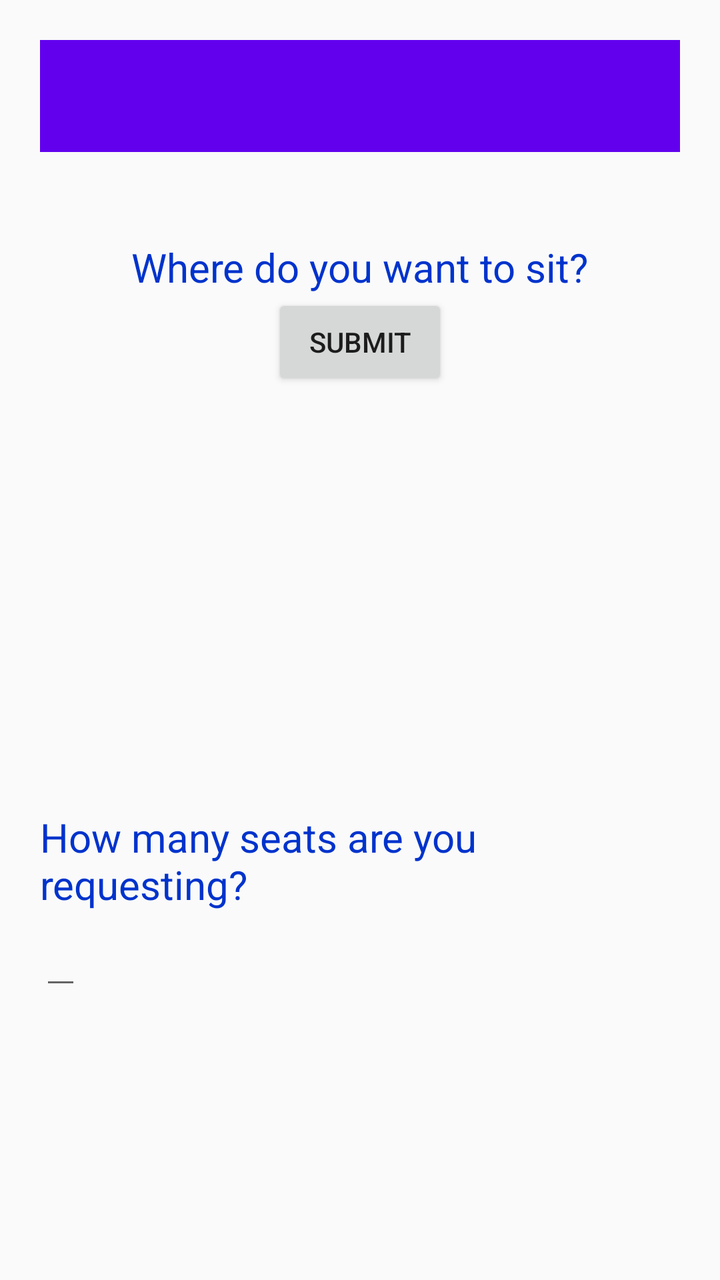
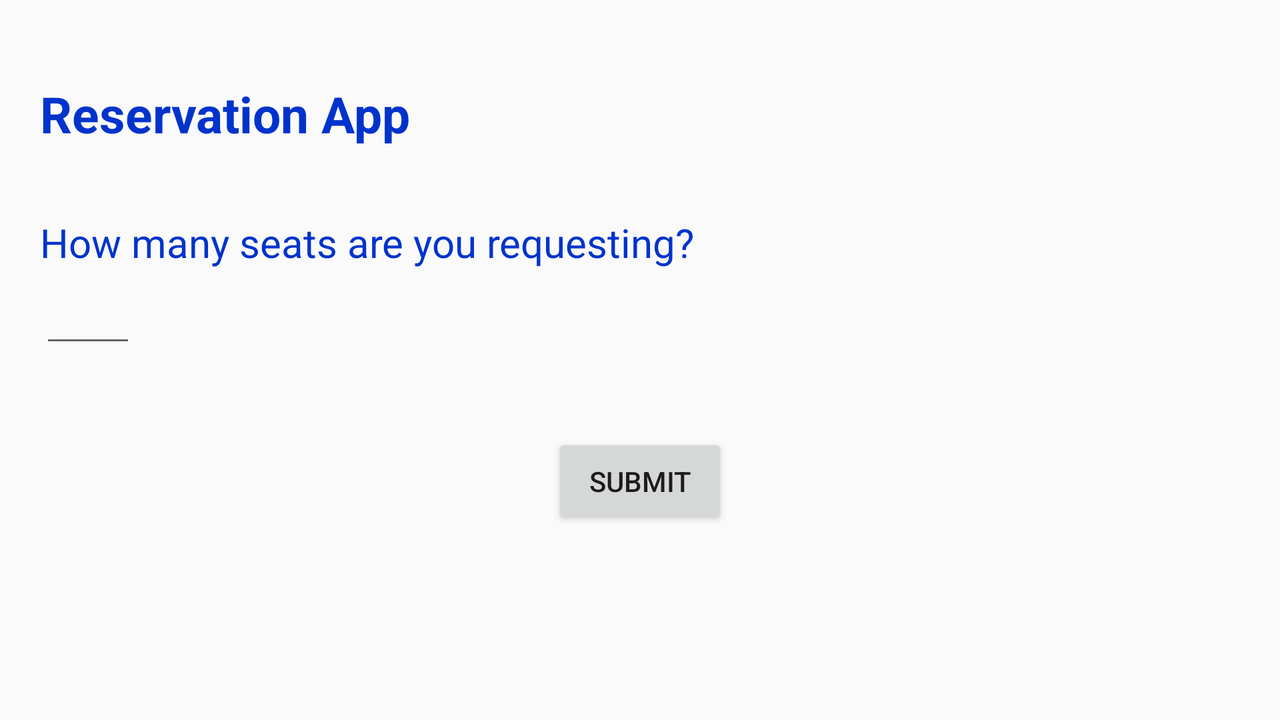

The same Android screen from two of the app's own layout files: first res/layout/ as a phone draws it, then the repository's variant for another configuration, drawn on a device whose configuration selects that folder. Both files follow.
<!-- AndroidManifest.xml: application theme Theme.Reserver -->
<!-- res/layout/activity_main.xml -->
<?xml version="1.0" encoding="utf-8"?>
<androidx.constraintlayout.widget.ConstraintLayout xmlns:android="http://schemas.android.com/apk/res/android"
    xmlns:app="http://schemas.android.com/apk/res-auto"
    xmlns:tools="http://schemas.android.com/tools"
    android:layout_width="match_parent"
    android:layout_height="match_parent"
    android:id="@+id/main"
    tools:context=".MainActivity">
    <RelativeLayout
        android:layout_width="match_parent"
        android:layout_height="wrap_content"
        app:layout_constraintLeft_toLeftOf="parent"
        app:layout_constraintTop_toTopOf="parent"
        android:padding="20dp">
        <com.google.android.material.appbar.AppBarLayout
            android:layout_width="match_parent"
            android:layout_height="wrap_content"
            android:theme="@style/AppTheme.AppBarOverlay">

            <androidx.appcompat.widget.Toolbar
                android:id="@+id/toolbar"
                android:layout_width="match_parent"
                android:layout_height="?attr/actionBarSize"
                android:background="?attr/colorPrimary"
                app:popupTheme="@style/AppTheme.PopupOverlay" />

        </com.google.android.material.appbar.AppBarLayout>

        <TextView
            android:id="@+id/textView"
            android:layout_width="wrap_content"
            android:layout_height="wrap_content"
            android:layout_marginTop="100dp"
            android:text="@string/WhereToSit"
            style="@style/WaiterText"
            android:layout_below="@+id/toolbar"
            android:layout_centerHorizontal="true"
            tools:ignore="NotSibling" />
        <Button
            android:id="@+id/button"
            app:layout_constraintTop_toBottomOf="@+id/toolbar"
            android:layout_width="wrap_content"
            android:layout_height="wrap_content"
            android:layout_below="@id/textView"
            android:layout_centerHorizontal="true"
            android:onClick="submitButton"
            android:text="@string/submit"
            tools:ignore="NotSibling" />

        <ImageView
            android:id="@+id/imageView"
            android:layout_width="200dp"
            android:layout_height="200dp"
            android:layout_below="@id/button"
            android:layout_marginTop="10dp"
            android:layout_centerHorizontal="true"
            app:srcCompat="@drawable/waiter" />
        <TextView
            android:id="@+id/textView2"
            android:layout_width="wrap_content"
            android:layout_height="wrap_content"
            android:text="@string/howManySeats"
            android:layout_below="@id/imageView"
            style="@style/WaiterText" />
        <EditText
            android:id="@+id/editText"
            android:layout_width="wrap_content"
            android:layout_height="wrap_content"
            android:autofillHints="Enter a number"
            android:inputType="number"
            android:layout_below="@id/textView2"
            style="@style/WaiterText" />


    </RelativeLayout>
</androidx.constraintlayout.widget.ConstraintLayout>
<!-- resources referenced by this layout -->
<resources>
  <string name="WhereToSit">Where do you want to sit?</string>
  <string name="howManySeats">How many seats are you requesting?</string>
  <string name="submit">Submit</string>
  <style name="AppTheme.AppBarOverlay" parent="ThemeOverlay.AppCompat.Dark.ActionBar">
          <item name="colorPrimary">@color/colorPrimary</item>
          <item name="colorPrimaryDark">@color/colorPrimaryDark</item>
          <item name="colorAccent">@color/colorAccent</item>
          <item name="windowActionBar">false</item>
          <item name="windowNoTitle">true</item>
      </style>
  <style name="AppTheme.PopupOverlay" parent="ThemeOverlay.AppCompat.Light" />
  <style name="WaiterText">
          <item name="android:textSize">20sp</item>
          <item name="android:textColor">#0033cc</item>
      </style>
  <style name="Theme.Reserver" parent="Base.Theme.Reserver" />
  <style name="Base.Theme.Reserver" parent="Theme.AppCompat.Light.DarkActionBar">
          
          <item name="colorPrimary">@color/colorPrimary</item>
          <item name="colorPrimaryDark">@color/colorPrimaryDark</item>
          <item name="colorAccent">@color/colorAccent</item>
      </style>
</resources>
<!-- res/layout-land/activity_main.xml (the repository's variant of the layout above) -->
<!-- drawn on the phone turned sideways -->
<?xml version="1.0" encoding="utf-8"?>
<androidx.constraintlayout.widget.ConstraintLayout xmlns:android="http://schemas.android.com/apk/res/android"
    xmlns:app="http://schemas.android.com/apk/res-auto"
    xmlns:tools="http://schemas.android.com/tools"
    android:layout_width="match_parent"
    android:layout_height="match_parent"
    tools:context=".MainActivity">

    <RelativeLayout
        android:layout_width="match_parent"
        android:layout_height="match_parent"
        android:padding="20dp"
        app:layout_constraintEnd_toEndOf="parent"
        tools:layout_editor_absoluteY="-42dp">

        <TextView
            android:id="@+id/textView"
            style="@style/WaiterText"
            android:layout_width="wrap_content"
            android:layout_height="wrap_content"
            android:layout_alignParentTop="true"
            android:layout_marginTop="20dp"
            android:text="@string/where_do_you_want_to_eat"
            android:textSize="25sp"
            android:textStyle="bold"
            app:layout_constraintLeft_toLeftOf="parent"
            app:layout_constraintRight_toRightOf="parent"
            app:layout_constraintTop_toBottomOf="parent"
            app:layout_constraintTop_toTopOf="parent" />

        <Button
            android:id="@+id/button"
            android:layout_width="wrap_content"
            android:layout_height="wrap_content"
            android:layout_below="@+id/editText"
            android:layout_centerHorizontal="true"
            android:layout_marginTop="38dp"
            android:onClick="submitButton"
            android:text="@string/submit" />

        <ImageView
            android:id="@+id/imageView"
            android:layout_width="200dp"
            android:layout_height="200dp"
            android:layout_alignParentTop="true"
            android:layout_alignParentRight="true"
            android:layout_marginStart="115dp"
            android:layout_marginTop="20dp"
            android:layout_toEndOf="@+id/textView2"
            android:contentDescription="@string/waiterImage"
            app:srcCompat="@drawable/waiter" />

        <TextView
            android:id="@+id/textView2"
            style="@style/WaiterText"
            android:layout_width="wrap_content"
            android:layout_height="wrap_content"
            android:layout_below="@+id/textView"
            android:layout_marginTop="34dp"
            android:text="@string/howManySeats" />

        <EditText
            android:id="@+id/editText"
            style="@style/WaiterText"
            android:layout_width="wrap_content"
            android:layout_height="wrap_content"
            android:layout_below="@id/textView2"
            android:inputType="number"
            android:minWidth="48dp" />


    </RelativeLayout>
</androidx.constraintlayout.widget.ConstraintLayout>
<!-- resources referenced by the variant -->
<!-- as the phone turned sideways resolves them -->
<resources>
  <string name="howManySeats">How many seats are you requesting?</string>
  <string name="submit">Submit</string>
  <string name="waiterImage">Waiter image</string>
  <string name="where_do_you_want_to_eat">Reservation App</string>
  <style name="WaiterText">
          <item name="android:textSize">20sp</item>
          <item name="android:textColor">#0033cc</item>
      </style>
  <style name="Theme.Reserver" parent="Base.Theme.Reserver" />
  <style name="Base.Theme.Reserver" parent="Theme.AppCompat.Light.DarkActionBar">
          
          <item name="colorPrimary">@color/colorPrimary</item>
          <item name="colorPrimaryDark">@color/colorPrimaryDark</item>
          <item name="colorAccent">@color/colorAccent</item>
      </style>
</resources>
